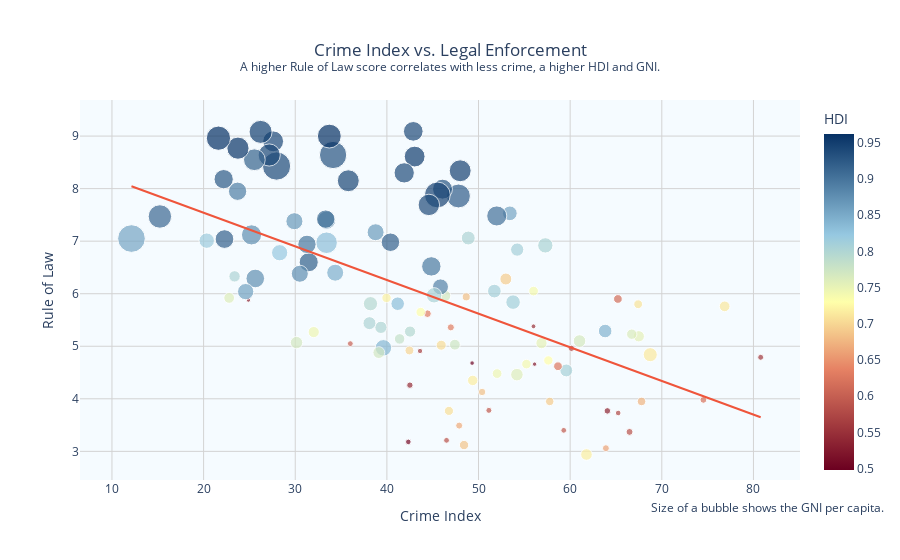

Notebook code for this chart:
### Code cell
hfi = pd.read_csv("datasets/hfi-2023.csv")
crime = pd.read_csv("datasets/crime-rate-by-country-2023.csv")

hfi2021 = hfi[hfi["year"] == 2021]
hfi2021.rename(columns = {'countries': 'country'}, inplace = True)
crimehfi = crime.join(hfi2021.set_index('country'), on='country', how = "inner")

HDI = pd.read_csv("datasets/Human Development Index.csv")
HDI_score = HDI[["Country", 'Human Development Index (2021)', 'Gross National Income Per Capita (2021)']].dropna()
HDI_score.rename(columns = {'Country': 'country', 'Human Development Index (2021)' : 'HDI', 'Gross National Income Per Capita (2021)': 'GNI per Capita'}, inplace = True)

crimehdfi = crimehfi.join(HDI_score.set_index('country'), on='country', how = "inner")

custom_color_scale = [
    [0.0, 'rgb(107,0,32)'],
    [0.3, 'rgb(230,130,100)'],
    [0.5, 'rgb(255, 255, 170)'],
    [0.7, 'rgb(150, 200, 225)'],
    [1.0, 'rgb(6,49,100)']
]

# Create scatterplot
fig = px.scatter(crimehdfi, 
                 x='crimeIndex', 
                 y='ef_legal', 
                 color='HDI',
                size='GNI per Capita',  # Use GDP_per_capita for dot sizes
                 size_max=20,  # Maximum size of the dots
                 color_continuous_scale= custom_color_scale,  # You can choose any color scale
                 title='Crime Index vs. Legal Enforcement<br><sup>A higher Rule of Law score correlates with less crime, a higher HDI and GNI.</sup>',
                 labels={'crimeIndex': 'Crime Index', 'ef_legal': 'Rule of Law'},
                 trendline='ols',
                 hover_name='country')

fig.update_layout(
    height=500,
    title={
        'y':0.9,
        'x':0.5,
        'xanchor': 'center',
        'yanchor': 'top'
    },
    plot_bgcolor='rgba(152,214,255,0.1)',  # background color
    xaxis=dict(
        gridcolor='lightgrey',  # Set x-axis gridline color
        zerolinecolor='grey'  # Set x-axis zero line color
    ),
    yaxis=dict(
        gridcolor='lightgrey',  # Set y-axis gridline color
        zerolinecolor='grey'  # Set y-axis zero line color
    ),
)

fig.add_annotation(x=1.12, y=-0.10,
                   xref="paper", yref="paper",
                   align='right',
                   xanchor='right', yanchor='bottom',
                   showarrow=False,
                   text='Size of a bubble shows the GNI per capita.'
                  )

# Show the figure
fig.show()

### Figure 1 — Plotly figure (JSON) as saved in the notebook; plotly's stock layout.template omitted (floating-point values rounded to 4 significant figures)
{"data": [{"hovertemplate": "<b>%{hovertext}</b><br><br>Crime Index=%{x}<br>Rule of Law=%{y}<br>GNI per Capita=%{marker.size}<br>HDI=%{marker.color}<extra></extra>", "hovertext": ["Papua New Guinea", "South Africa", "Honduras", "Guyana", "El Salvador", "Brazil", "Jamaica", "Peru", "Angola", "Cameroon", "Namibia", "Nigeria", "Bangladesh", "Argentina", "Libya", "Dominican Republic", "Kenya", "Belarus", "Zimbabwe", "Guatemala", "Bolivia", "Fiji", "Malaysia", "Colombia", "Uganda", "Mongolia", "Tanzania", "Ecuador", "Costa Rica", "Mexico", "Kazakhstan", "Chile", "Botswana", "Algeria", "France", "Uruguay", "Cambodia", "Belize", "Paraguay", "Ethiopia", "Mauritius", "Morocco", "Iraq", "Sweden", "Nicaragua", "United States", "Ukraine", "Ghana", "Lebanon", "Myanmar", "Moldova", "United Kingdom", "Indonesia", "Greece", "Ireland", "Panama", "Italy", "Belgium", "India", "Tunisia", "Zambia", "Australia", "New Zealand", "Albania", "Pakistan", "Philippines", "Sudan", "Canada", "Sri Lanka", "Montenegro", "Malta", "Jordan", "Turkey", "Thailand", "North Macedonia", "Latvia", "Bulgaria", "Serbia", "Nepal", "Germany", "Hungary", "Luxembourg", "Norway", "Kuwait", "Lithuania", "Spain", "Azerbaijan", "Israel", "Cyprus", "Poland", "China", "Portugal", "Romania", "Singapore", "Finland", "Netherlands", "Denmark", "Bahrain", "Austria", "Saudi Arabia", "Rwanda", "Croatia", "Iceland", "Estonia", "Georgia", "Armenia", "Slovenia", "Japan", "Switzerland", "Oman", "United Arab Emirates", "Qatar"], "legendgroup": "", "marker": {"color": [0.558, 0.713, 0.621, 0.714, 0.675, 0.754, 0.709, 0.762, 0.586, 0.576, 0.615, 0.535, 0.661, 0.842, 0.718, 0.767, 0.575, 0.808, 0.593, 0.627, 0.692, 0.73, 0.803, 0.752, 0.525, 0.739, 0.549, 0.74, 0.809, 0.758, 0.811, 0.855, 0.693, 0.745, 0.903, 0.809, 0.593, 0.683, 0.717, 0.498, 0.802, 0.683, 0.686, 0.947, 0.667, 0.921, 0.773, 0.632, 0.706, 0.585, 0.767, 0.929, 0.705, 0.887, 0.945, 0.805, 0.895, 0.937, 0.633, 0.731, 0.565, 0.951, 0.937, 0.796, 0.544, 0.699, 0.508, 0.936, 0.782, 0.832, 0.918, 0.72, 0.838, 0.8, 0.77, 0.863, 0.795, 0.802, 0.602, 0.942, 0.846, 0.93, 0.961, 0.831, 0.875, 0.905, 0.745, 0.919, 0.896, 0.876, 0.768, 0.866, 0.821, 0.939, 0.94, 0.941, 0.948, 0.875, 0.916, 0.875, 0.534, 0.858, 0.959, 0.89, 0.802, 0.759, 0.918, 0.925, 0.962, 0.816, 0.911, 0.855], "coloraxis": "coloraxis", "size": [4009.0, 12950.0, 5298.0, 22460.0, 8296.0, 14370.0, 8834.0, 12250.0, 5466.0, 3621.0, 8634.0, 4790.0, 5472.0, 20930.0, 15340.0, 17990.0, 4474.0, 18850.0, 3810.0, 8723.0, 8111.0, 9980.0, 26660.0, 14380.0, 2181.0, 10590.0, 2664.0, 10310.0, 19970.0, 17900.0, 23940.0, 24560.0, 16200.0, 10800.0, 45940.0, 21270.0, 4079.0, 6309.0, 12350.0, 2361.0, 22030.0, 7303.0, 9977.0, 54490.0, 5625.0, 64770.0, 13260.0, 5745.0, 9526.0, 3851.0, 14880.0, 45220.0, 11470.0, 29000.0, 76170.0, 26960.0, 42840.0, 52290.0, 6590.0, 10260.0, 3218.0, 49240.0, 44060.0, 14130.0, 4624.0, 8920.0, 3575.0, 46810.0, 12580.0, 20840.0, 38880.0, 9924.0, 31030.0, 17030.0, 15920.0, 32800.0, 23080.0, 19120.0, 3877.0, 54530.0, 32790.0, 84650.0, 64660.0, 52920.0, 37930.0, 38350.0, 14260.0, 41520.0, 38190.0, 33030.0, 17500.0, 33150.0, 30030.0, 90920.0, 49450.0, 55980.0, 60360.0, 39500.0, 53620.0, 46110.0, 2210.0, 30130.0, 55780.0, 38050.0, 14660.0, 13160.0, 39750.0, 42270.0, 66930.0, 27050.0, 62570.0, 87130.0], "sizemode": "area", "sizeref": 227.3, "symbol": "circle"}, "mode": "markers", "name": "", "orientation": "v", "showlegend": false, "type": "scatter", "x": [80.79, 76.86, 74.54, 68.74, 67.79, 67.49, 67.42, 66.72, 66.48, 65.24, 65.21, 64.06, 63.9, 63.82, 61.78, 61.02, 60.14, 59.58, 59.3, 58.67, 57.77, 57.62, 57.29, 56.87, 56.12, 56.01, 56, 55.23, 54.22, 54.19, 53.77, 53.42, 52.98, 52.03, 51.99, 51.73, 51.13, 50.39, 49.37, 49.3, 48.88, 48.66, 48.42, 48, 47.89, 47.81, 47.42, 46.98, 46.77, 46.51, 46.35, 46.07, 45.93, 45.85, 45.51, 45.15, 44.85, 44.58, 44.43, 43.69, 43.62, 43.03, 42.88, 42.53, 42.51, 42.46, 42.34, 41.89, 41.39, 41.18, 40.39, 39.96, 39.62, 39.35, 39.12, 38.77, 38.21, 38.1, 36.01, 35.79, 34.36, 34.13, 33.72, 33.42, 33.42, 33.32, 32.02, 31.47, 31.28, 30.5, 30.14, 29.91, 28.3, 27.96, 27.59, 27.16, 26.22, 25.64, 25.54, 25.23, 24.89, 24.59, 23.75, 23.71, 23.38, 22.79, 22.28, 22.19, 21.62, 20.34, 15.23, 12.13], "xaxis": "x", "y": [4.79, 5.76, 3.98, 4.84, 3.95, 5.19, 5.8, 5.23, 3.37, 3.73, 5.9, 3.77, 3.06, 5.29, 2.94, 5.1, 4.96, 4.54, 3.4, 4.62, 3.95, 4.73, 6.92, 5.06, 4.66, 6.05, 5.38, 4.66, 6.84, 4.46, 5.84, 7.53, 6.28, 4.48, 7.48, 6.05, 3.78, 4.13, 4.35, 4.68, 7.06, 5.94, 3.12, 8.34, 3.49, 7.86, 5.03, 5.36, 3.77, 3.21, 5.96, 7.99, 5.02, 6.13, 7.88, 5.97, 6.52, 7.69, 5.62, 5.65, 4.91, 8.61, 9.09, 5.28, 4.26, 4.92, 3.18, 8.3, 5.14, 5.81, 6.98, 5.92, 4.97, 5.36, 4.88, 7.17, 5.81, 5.44, 5.05, 8.15, 6.4, 8.64, 9, 6.97, 7.4, 7.42, 5.27, 6.6, 6.94, 6.38, 5.07, 7.38, 6.78, 8.43, 8.9, 8.64, 9.08, 6.29, 8.55, 7.12, 5.88, 6.04, 8.77, 7.95, 6.33, 5.92, 7.04, 8.18, 8.96, 7.01, 7.47, 7.05], "yaxis": "y"}, {"hovertemplate": "<b>OLS trendline</b><br>ef_legal = -0.0640219 * crimeIndex + 8.82109<br>R<sup>2</sup>=0.330519<br><br>Crime Index=%{x}<br>Rule of Law=%{y} <b>(trend)</b><extra></extra>", "legendgroup": "", "marker": {"symbol": "circle"}, "mode": "lines", "name": "", "showlegend": false, "type": "scatter", "x": [12.13, 15.23, 20.34, 21.62, 22.19, 22.28, 22.79, 23.38, 23.71, 23.75, 24.59, 24.89, 25.23, 25.54, 25.64, 26.22, 27.16, 27.59, 27.96, 28.3, 29.91, 30.14, 30.5, 31.28, 31.47, 32.02, 33.32, 33.42, 33.42, 33.72, 34.13, 34.36, 35.79, 36.01, 38.1, 38.21, 38.77, 39.12, 39.35, 39.62, 39.96, 40.39, 41.18, 41.39, 41.89, 42.34, 42.46, 42.51, 42.53, 42.88, 43.03, 43.62, 43.69, 44.43, 44.58, 44.85, 45.15, 45.51, 45.85, 45.93, 46.07, 46.35, 46.51, 46.77, 46.98, 47.42, 47.81, 47.89, 48, 48.42, 48.66, 48.88, 49.3, 49.37, 50.39, 51.13, 51.73, 51.99, 52.03, 52.98, 53.42, 53.77, 54.19, 54.22, 55.23, 56, 56.01, 56.12, 56.87, 57.29, 57.62, 57.77, 58.67, 59.3, 59.58, 60.14, 61.02, 61.78, 63.82, 63.9, 64.06, 65.21, 65.24, 66.48, 66.72, 67.42, 67.49, 67.79, 68.74, 74.54, 76.86, 80.79], "xaxis": "x", "y": [8.045, 7.846, 7.519, 7.437, 7.4, 7.395, 7.362, 7.324, 7.303, 7.301, 7.247, 7.228, 7.206, 7.186, 7.18, 7.142, 7.082, 7.055, 7.031, 7.009, 6.906, 6.891, 6.868, 6.818, 6.806, 6.771, 6.688, 6.681, 6.681, 6.662, 6.636, 6.621, 6.53, 6.516, 6.382, 6.375, 6.339, 6.317, 6.302, 6.285, 6.263, 6.235, 6.185, 6.171, 6.139, 6.11, 6.103, 6.1, 6.098, 6.076, 6.066, 6.028, 6.024, 5.977, 5.967, 5.95, 5.931, 5.907, 5.886, 5.881, 5.872, 5.854, 5.843, 5.827, 5.813, 5.785, 5.76, 5.755, 5.748, 5.721, 5.706, 5.692, 5.665, 5.66, 5.595, 5.548, 5.509, 5.493, 5.49, 5.429, 5.401, 5.379, 5.352, 5.35, 5.285, 5.236, 5.235, 5.228, 5.18, 5.153, 5.132, 5.123, 5.065, 5.025, 5.007, 4.971, 4.914, 4.866, 4.735, 4.73, 4.72, 4.646, 4.644, 4.565, 4.55, 4.505, 4.5, 4.481, 4.42, 4.049, 3.9, 3.649], "yaxis": "y"}], "layout": {"annotations": [{"align": "right", "showarrow": false, "text": "Size of a bubble shows the GNI per capita.", "x": 1.12, "xanchor": "right", "xref": "paper", "y": -0.1, "yanchor": "bottom", "yref": "paper"}], "autosize": true, "coloraxis": {"colorbar": {"title": {"text": "HDI"}}, "colorscale": [[0, "rgb(107,0,32)"], [0.3, "rgb(230,130,100)"], [0.5, "rgb(255, 255, 170)"], [0.7, "rgb(150, 200, 225)"], [1, "rgb(6,49,100)"]]}, "legend": {"itemsizing": "constant", "tracegroupgap": 0}, "plot_bgcolor": "rgba(152,214,255,0.1)", "title": {"text": "Crime Index vs. Legal Enforcement<br><sup>A higher Rule of Law score correlates with less crime, a higher HDI and GNI.</sup>", "x": 0.5, "xanchor": "center", "y": 0.9, "yanchor": "top"}, "xaxis": {"anchor": "y", "autorange": true, "domain": [0, 1], "gridcolor": "lightgrey", "range": [6.903, 84.98], "title": {"text": "Crime Index"}, "type": "linear", "zerolinecolor": "grey"}, "yaxis": {"anchor": "x", "autorange": true, "domain": [0, 1], "gridcolor": "lightgrey", "range": [2.426, 9.74], "title": {"text": "Rule of Law"}, "type": "linear", "zerolinecolor": "grey"}}}
